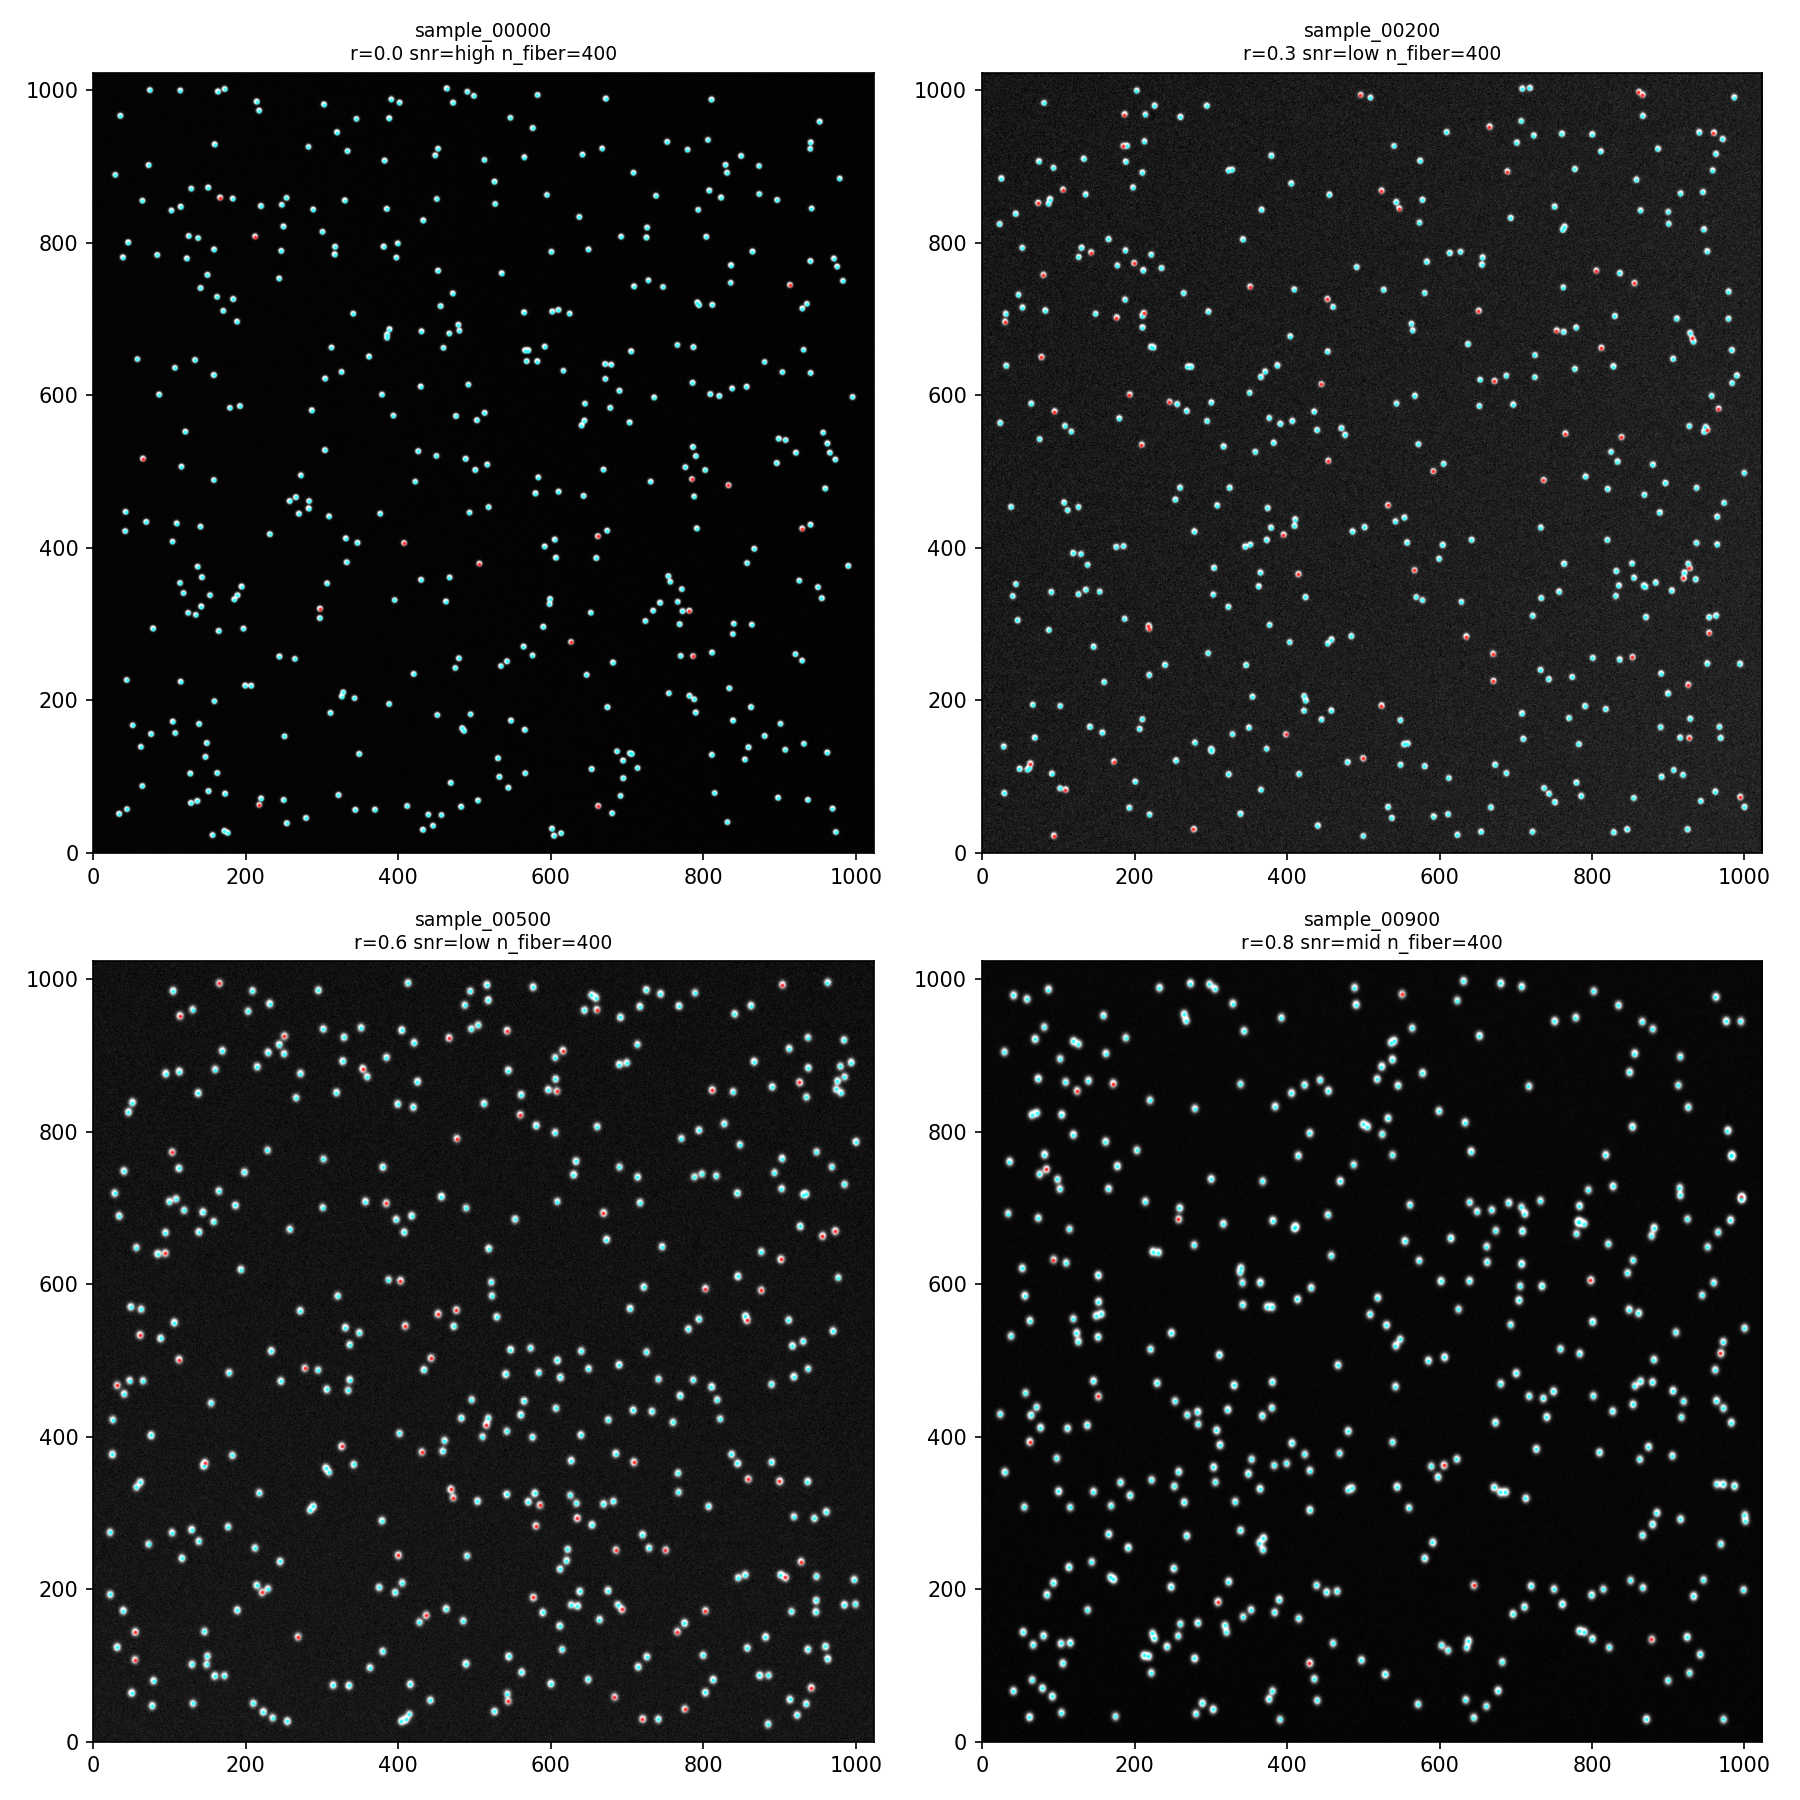

Recreate this plot in Python.
import numpy as np
import matplotlib.pyplot as plt
import json, os, glob

dataset_dir = "dataset"
images_dir  = os.path.join(dataset_dir, "images")
labels_dir  = os.path.join(dataset_dir, "labels")

# 随机挑4张（选不同场点）
samples = ["sample_00000", "sample_00200", "sample_00500", "sample_00900"]

fig, axes = plt.subplots(2, 2, figsize=(12, 12))
for ax, name in zip(axes.flatten(), samples):
    img  = np.load(os.path.join(images_dir, f"{name}.npy")).astype(np.float32)
    with open(os.path.join(labels_dir, f"{name}.json")) as f:
        lab = json.load(f)

    ax.imshow(img, cmap="gray", origin="lower",
              vmin=np.percentile(img, 1), vmax=np.percentile(img, 99))
    ax.set_title(f"{name}\nr={lab['r_norm']:.1f} snr={lab['snr_level']} "
                 f"n_fiber={lab['n_fibers']}", fontsize=9)
    # 画出基准光纤（红）和待测光纤（蓝）
    for fib in lab["fibers"]:
        c = "red" if fib["is_calib"] else "cyan"
        ax.plot(fib["true_x_px"], fib["true_y_px"], ".", color=c,
                markersize=2, alpha=0.6)

plt.tight_layout()
plt.savefig("check_dataset.png", dpi=150)
plt.show()
print("已保存 check_dataset.png")
